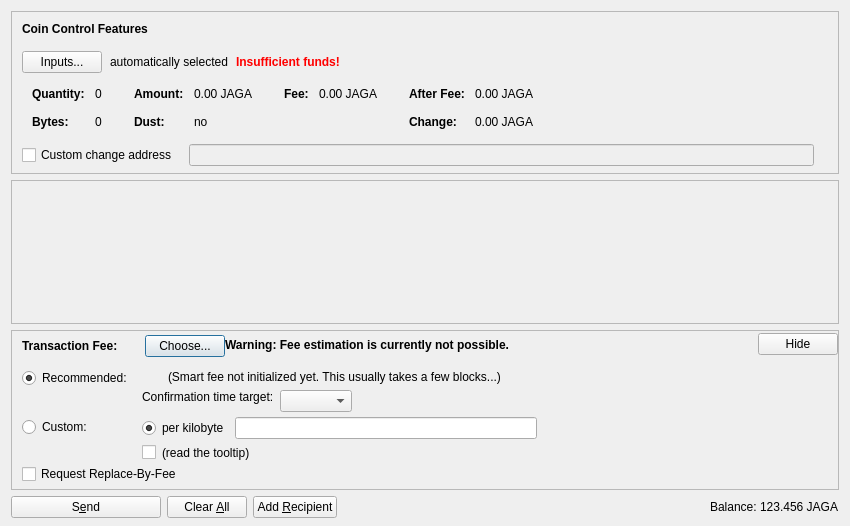
<?xml version="1.0" encoding="UTF-8"?>
<ui version="4.0">
 <class>SendCoinsDialog</class>
 <widget class="QDialog" name="SendCoinsDialog">
  <property name="geometry">
   <rect>
    <x>0</x>
    <y>0</y>
    <width>850</width>
    <height>526</height>
   </rect>
  </property>
  <property name="windowTitle">
   <string>Send Coins</string>
  </property>
  <layout class="QVBoxLayout" name="verticalLayout" stretch="0,1,0,0">
   <property name="bottomMargin">
    <number>8</number>
   </property>
   <item>
    <widget class="QFrame" name="frameCoinControl">
     <property name="sizePolicy">
      <sizepolicy hsizetype="Expanding" vsizetype="Expanding">
       <horstretch>0</horstretch>
       <verstretch>0</verstretch>
      </sizepolicy>
     </property>
     <property name="maximumSize">
      <size>
       <width>16777215</width>
       <height>16777215</height>
      </size>
     </property>
     <property name="frameShape">
      <enum>QFrame::StyledPanel</enum>
     </property>
     <property name="frameShadow">
      <enum>QFrame::Sunken</enum>
     </property>
     <layout class="QVBoxLayout" name="verticalLayoutCoinControl2">
      <property name="spacing">
       <number>0</number>
      </property>
      <property name="leftMargin">
       <number>0</number>
      </property>
      <property name="topMargin">
       <number>0</number>
      </property>
      <property name="rightMargin">
       <number>0</number>
      </property>
      <property name="bottomMargin">
       <number>6</number>
      </property>
      <item>
       <layout class="QVBoxLayout" name="verticalLayoutCoinControl" stretch="0,0,0,0,1">
        <property name="spacing">
         <number>0</number>
        </property>
        <property name="leftMargin">
         <number>10</number>
        </property>
        <property name="topMargin">
         <number>10</number>
        </property>
        <item>
         <layout class="QHBoxLayout" name="horizontalLayoutCoinControl1">
          <property name="bottomMargin">
           <number>15</number>
          </property>
          <item>
           <widget class="QLabel" name="labelCoinControlFeatures">
            <property name="sizePolicy">
             <sizepolicy hsizetype="Preferred" vsizetype="Maximum">
              <horstretch>0</horstretch>
              <verstretch>0</verstretch>
             </sizepolicy>
            </property>
            <property name="font">
             <font>
              <weight>75</weight>
              <bold>true</bold>
             </font>
            </property>
            <property name="styleSheet">
             <string notr="true">font-weight:bold;</string>
            </property>
            <property name="text">
             <string>Coin Control Features</string>
            </property>
           </widget>
          </item>
         </layout>
        </item>
        <item>
         <layout class="QHBoxLayout" name="horizontalLayoutCoinControl2" stretch="0,0,0,0">
          <property name="spacing">
           <number>8</number>
          </property>
          <property name="bottomMargin">
           <number>10</number>
          </property>
          <item>
           <widget class="QPushButton" name="pushButtonCoinControl">
            <property name="styleSheet">
             <string notr="true"/>
            </property>
            <property name="text">
             <string>Inputs...</string>
            </property>
            <property name="autoDefault">
             <bool>false</bool>
            </property>
           </widget>
          </item>
          <item>
           <widget class="QLabel" name="labelCoinControlAutomaticallySelected">
            <property name="text">
             <string>automatically selected</string>
            </property>
            <property name="margin">
             <number>5</number>
            </property>
           </widget>
          </item>
          <item>
           <widget class="QLabel" name="labelCoinControlInsuffFunds">
            <property name="font">
             <font>
              <weight>75</weight>
              <bold>true</bold>
             </font>
            </property>
            <property name="styleSheet">
             <string notr="true">color:red;font-weight:bold;</string>
            </property>
            <property name="text">
             <string>Insufficient funds!</string>
            </property>
            <property name="margin">
             <number>5</number>
            </property>
           </widget>
          </item>
          <item>
           <spacer name="horizontalSpacerCoinControl">
            <property name="orientation">
             <enum>Qt::Horizontal</enum>
            </property>
            <property name="sizeHint" stdset="0">
             <size>
              <width>40</width>
              <height>1</height>
             </size>
            </property>
           </spacer>
          </item>
         </layout>
        </item>
        <item>
         <widget class="QWidget" name="widgetCoinControl" native="true">
          <property name="sizePolicy">
           <sizepolicy hsizetype="Preferred" vsizetype="Preferred">
            <horstretch>0</horstretch>
            <verstretch>0</verstretch>
           </sizepolicy>
          </property>
          <property name="minimumSize">
           <size>
            <width>0</width>
            <height>0</height>
           </size>
          </property>
          <property name="styleSheet">
           <string notr="true"/>
          </property>
          <layout class="QHBoxLayout" name="horizontalLayoutCoinControl5">
           <property name="leftMargin">
            <number>0</number>
           </property>
           <property name="topMargin">
            <number>0</number>
           </property>
           <property name="rightMargin">
            <number>0</number>
           </property>
           <property name="bottomMargin">
            <number>0</number>
           </property>
           <item>
            <layout class="QHBoxLayout" name="horizontalLayoutCoinControl3" stretch="0,0,0,1">
             <property name="spacing">
              <number>20</number>
             </property>
             <property name="topMargin">
              <number>0</number>
             </property>
             <property name="bottomMargin">
              <number>10</number>
             </property>
             <item>
              <layout class="QFormLayout" name="formLayoutCoinControl1">
               <property name="horizontalSpacing">
                <number>10</number>
               </property>
               <property name="verticalSpacing">
                <number>14</number>
               </property>
               <property name="leftMargin">
                <number>10</number>
               </property>
               <property name="topMargin">
                <number>4</number>
               </property>
               <property name="rightMargin">
                <number>6</number>
               </property>
               <item row="0" column="0">
                <widget class="QLabel" name="labelCoinControlQuantityText">
                 <property name="font">
                  <font>
                   <weight>75</weight>
                   <bold>true</bold>
                  </font>
                 </property>
                 <property name="text">
                  <string>Quantity:</string>
                 </property>
                 <property name="margin">
                  <number>0</number>
                 </property>
                </widget>
               </item>
               <item row="0" column="1">
                <widget class="QLabel" name="labelCoinControlQuantity">
                 <property name="cursor">
                  <cursorShape>IBeamCursor</cursorShape>
                 </property>
                 <property name="contextMenuPolicy">
                  <enum>Qt::ActionsContextMenu</enum>
                 </property>
                 <property name="text">
                  <string notr="true">0</string>
                 </property>
                 <property name="margin">
                  <number>0</number>
                 </property>
                 <property name="textInteractionFlags">
                  <set>Qt::LinksAccessibleByMouse|Qt::TextSelectableByKeyboard|Qt::TextSelectableByMouse</set>
                 </property>
                </widget>
               </item>
               <item row="1" column="0">
                <widget class="QLabel" name="labelCoinControlBytesText">
                 <property name="font">
                  <font>
                   <weight>75</weight>
                   <bold>true</bold>
                  </font>
                 </property>
                 <property name="text">
                  <string>Bytes:</string>
                 </property>
                </widget>
               </item>
               <item row="1" column="1">
                <widget class="QLabel" name="labelCoinControlBytes">
                 <property name="cursor">
                  <cursorShape>IBeamCursor</cursorShape>
                 </property>
                 <property name="contextMenuPolicy">
                  <enum>Qt::ActionsContextMenu</enum>
                 </property>
                 <property name="text">
                  <string notr="true">0</string>
                 </property>
                 <property name="textInteractionFlags">
                  <set>Qt::LinksAccessibleByMouse|Qt::TextSelectableByKeyboard|Qt::TextSelectableByMouse</set>
                 </property>
                </widget>
               </item>
              </layout>
             </item>
             <item>
              <layout class="QFormLayout" name="formLayoutCoinControl2">
               <property name="horizontalSpacing">
                <number>10</number>
               </property>
               <property name="verticalSpacing">
                <number>14</number>
               </property>
               <property name="leftMargin">
                <number>6</number>
               </property>
               <property name="topMargin">
                <number>4</number>
               </property>
               <property name="rightMargin">
                <number>6</number>
               </property>
               <item row="0" column="0">
                <widget class="QLabel" name="labelCoinControlAmountText">
                 <property name="font">
                  <font>
                   <weight>75</weight>
                   <bold>true</bold>
                  </font>
                 </property>
                 <property name="text">
                  <string>Amount:</string>
                 </property>
                 <property name="margin">
                  <number>0</number>
                 </property>
                </widget>
               </item>
               <item row="0" column="1">
                <widget class="QLabel" name="labelCoinControlAmount">
                 <property name="cursor">
                  <cursorShape>IBeamCursor</cursorShape>
                 </property>
                 <property name="contextMenuPolicy">
                  <enum>Qt::ActionsContextMenu</enum>
                 </property>
                 <property name="text">
                  <string notr="true">0.00 JAGA</string>
                 </property>
                 <property name="textInteractionFlags">
                  <set>Qt::LinksAccessibleByMouse|Qt::TextSelectableByKeyboard|Qt::TextSelectableByMouse</set>
                 </property>
                </widget>
               </item>
               <item row="1" column="0">
                <widget class="QLabel" name="labelCoinControlLowOutputText">
                 <property name="font">
                  <font>
                   <weight>75</weight>
                   <bold>true</bold>
                  </font>
                 </property>
                 <property name="text">
                  <string>Dust:</string>
                 </property>
                </widget>
               </item>
               <item row="1" column="1">
                <widget class="QLabel" name="labelCoinControlLowOutput">
                 <property name="cursor">
                  <cursorShape>IBeamCursor</cursorShape>
                 </property>
                 <property name="contextMenuPolicy">
                  <enum>Qt::ActionsContextMenu</enum>
                 </property>
                 <property name="text">
                  <string notr="true">no</string>
                 </property>
                 <property name="textInteractionFlags">
                  <set>Qt::LinksAccessibleByMouse|Qt::TextSelectableByKeyboard|Qt::TextSelectableByMouse</set>
                 </property>
                </widget>
               </item>
              </layout>
             </item>
             <item>
              <layout class="QFormLayout" name="formLayoutCoinControl3">
               <property name="horizontalSpacing">
                <number>10</number>
               </property>
               <property name="verticalSpacing">
                <number>14</number>
               </property>
               <property name="leftMargin">
                <number>6</number>
               </property>
               <property name="topMargin">
                <number>4</number>
               </property>
               <property name="rightMargin">
                <number>6</number>
               </property>
               <item row="0" column="0">
                <widget class="QLabel" name="labelCoinControlFeeText">
                 <property name="font">
                  <font>
                   <weight>75</weight>
                   <bold>true</bold>
                  </font>
                 </property>
                 <property name="text">
                  <string>Fee:</string>
                 </property>
                 <property name="margin">
                  <number>0</number>
                 </property>
                </widget>
               </item>
               <item row="0" column="1">
                <widget class="QLabel" name="labelCoinControlFee">
                 <property name="cursor">
                  <cursorShape>IBeamCursor</cursorShape>
                 </property>
                 <property name="contextMenuPolicy">
                  <enum>Qt::ActionsContextMenu</enum>
                 </property>
                 <property name="text">
                  <string notr="true">0.00 JAGA</string>
                 </property>
                 <property name="textInteractionFlags">
                  <set>Qt::LinksAccessibleByMouse|Qt::TextSelectableByKeyboard|Qt::TextSelectableByMouse</set>
                 </property>
                </widget>
               </item>
              </layout>
             </item>
             <item>
              <layout class="QFormLayout" name="formLayoutCoinControl4">
               <property name="horizontalSpacing">
                <number>10</number>
               </property>
               <property name="verticalSpacing">
                <number>14</number>
               </property>
               <property name="leftMargin">
                <number>6</number>
               </property>
               <property name="topMargin">
                <number>4</number>
               </property>
               <property name="rightMargin">
                <number>6</number>
               </property>
               <item row="0" column="0">
                <widget class="QLabel" name="labelCoinControlAfterFeeText">
                 <property name="font">
                  <font>
                   <weight>75</weight>
                   <bold>true</bold>
                  </font>
                 </property>
                 <property name="text">
                  <string>After Fee:</string>
                 </property>
                 <property name="margin">
                  <number>0</number>
                 </property>
                </widget>
               </item>
               <item row="0" column="1">
                <widget class="QLabel" name="labelCoinControlAfterFee">
                 <property name="cursor">
                  <cursorShape>IBeamCursor</cursorShape>
                 </property>
                 <property name="contextMenuPolicy">
                  <enum>Qt::ActionsContextMenu</enum>
                 </property>
                 <property name="text">
                  <string notr="true">0.00 JAGA</string>
                 </property>
                 <property name="textInteractionFlags">
                  <set>Qt::LinksAccessibleByMouse|Qt::TextSelectableByKeyboard|Qt::TextSelectableByMouse</set>
                 </property>
                </widget>
               </item>
               <item row="1" column="0">
                <widget class="QLabel" name="labelCoinControlChangeText">
                 <property name="font">
                  <font>
                   <weight>75</weight>
                   <bold>true</bold>
                  </font>
                 </property>
                 <property name="text">
                  <string>Change:</string>
                 </property>
                </widget>
               </item>
               <item row="1" column="1">
                <widget class="QLabel" name="labelCoinControlChange">
                 <property name="cursor">
                  <cursorShape>IBeamCursor</cursorShape>
                 </property>
                 <property name="contextMenuPolicy">
                  <enum>Qt::ActionsContextMenu</enum>
                 </property>
                 <property name="text">
                  <string notr="true">0.00 JAGA</string>
                 </property>
                 <property name="textInteractionFlags">
                  <set>Qt::LinksAccessibleByMouse|Qt::TextSelectableByKeyboard|Qt::TextSelectableByMouse</set>
                 </property>
                </widget>
               </item>
              </layout>
             </item>
            </layout>
           </item>
          </layout>
         </widget>
        </item>
        <item>
         <layout class="QHBoxLayout" name="horizontalLayoutCoinControl4" stretch="0,0,0">
          <property name="spacing">
           <number>12</number>
          </property>
          <property name="sizeConstraint">
           <enum>QLayout::SetDefaultConstraint</enum>
          </property>
          <property name="topMargin">
           <number>5</number>
          </property>
          <property name="rightMargin">
           <number>5</number>
          </property>
          <item>
           <widget class="QCheckBox" name="checkBoxCoinControlChange">
            <property name="toolTip">
             <string>If this is activated, but the change address is empty or invalid, change will be sent to a newly generated address.</string>
            </property>
            <property name="text">
             <string>Custom change address</string>
            </property>
           </widget>
          </item>
          <item>
           <widget class="QValidatedLineEdit" name="lineEditCoinControlChange">
            <property name="enabled">
             <bool>false</bool>
            </property>
            <property name="sizePolicy">
             <sizepolicy hsizetype="Expanding" vsizetype="Fixed">
              <horstretch>0</horstretch>
              <verstretch>0</verstretch>
             </sizepolicy>
            </property>
           </widget>
          </item>
          <item>
           <widget class="QLabel" name="labelCoinControlChangeLabel">
            <property name="sizePolicy">
             <sizepolicy hsizetype="Preferred" vsizetype="Expanding">
              <horstretch>0</horstretch>
              <verstretch>0</verstretch>
             </sizepolicy>
            </property>
            <property name="minimumSize">
             <size>
              <width>0</width>
              <height>0</height>
             </size>
            </property>
            <property name="text">
             <string/>
            </property>
            <property name="margin">
             <number>3</number>
            </property>
           </widget>
          </item>
         </layout>
        </item>
        <item>
         <spacer name="verticalSpacerCoinControl">
          <property name="orientation">
           <enum>Qt::Vertical</enum>
          </property>
          <property name="sizeHint" stdset="0">
           <size>
            <width>800</width>
            <height>1</height>
           </size>
          </property>
         </spacer>
        </item>
       </layout>
      </item>
     </layout>
    </widget>
   </item>
   <item>
    <widget class="QScrollArea" name="scrollArea">
     <property name="widgetResizable">
      <bool>true</bool>
     </property>
     <widget class="QWidget" name="scrollAreaWidgetContents">
      <property name="geometry">
       <rect>
        <x>0</x>
        <y>0</y>
        <width>830</width>
        <height>104</height>
       </rect>
      </property>
      <layout class="QVBoxLayout" name="verticalLayout_2" stretch="0,1">
       <property name="leftMargin">
        <number>0</number>
       </property>
       <property name="topMargin">
        <number>0</number>
       </property>
       <property name="rightMargin">
        <number>0</number>
       </property>
       <property name="bottomMargin">
        <number>0</number>
       </property>
       <item>
        <layout class="QVBoxLayout" name="entries">
         <property name="spacing">
          <number>6</number>
         </property>
        </layout>
       </item>
       <item>
        <spacer name="verticalSpacer">
         <property name="orientation">
          <enum>Qt::Vertical</enum>
         </property>
         <property name="sizeHint" stdset="0">
          <size>
           <width>20</width>
           <height>40</height>
          </size>
         </property>
        </spacer>
       </item>
      </layout>
     </widget>
    </widget>
   </item>
   <item>
    <widget class="QFrame" name="frameFee">
     <property name="sizePolicy">
      <sizepolicy hsizetype="Expanding" vsizetype="Expanding">
       <horstretch>0</horstretch>
       <verstretch>0</verstretch>
      </sizepolicy>
     </property>
     <property name="maximumSize">
      <size>
       <width>16777215</width>
       <height>16777215</height>
      </size>
     </property>
     <property name="frameShape">
      <enum>QFrame::StyledPanel</enum>
     </property>
     <property name="frameShadow">
      <enum>QFrame::Sunken</enum>
     </property>
     <layout class="QVBoxLayout" name="verticalLayoutFee1">
      <property name="spacing">
       <number>0</number>
      </property>
      <property name="leftMargin">
       <number>0</number>
      </property>
      <property name="topMargin">
       <number>0</number>
      </property>
      <property name="rightMargin">
       <number>0</number>
      </property>
      <property name="bottomMargin">
       <number>0</number>
      </property>
      <item>
       <layout class="QVBoxLayout" name="verticalLayoutFee2" stretch="0,0,0">
        <property name="spacing">
         <number>0</number>
        </property>
        <property name="leftMargin">
         <number>10</number>
        </property>
        <property name="topMargin">
         <number>0</number>
        </property>
        <item>
         <layout class="QHBoxLayout" name="horizontalLayoutFee1">
          <property name="bottomMargin">
           <number>0</number>
          </property>
          <item>
           <layout class="QVBoxLayout" name="verticalLayoutFee7">
            <property name="spacing">
             <number>0</number>
            </property>
            <item>
             <spacer name="verticalSpacerSmartFee">
              <property name="orientation">
               <enum>Qt::Vertical</enum>
              </property>
              <property name="sizeType">
               <enum>QSizePolicy::Fixed</enum>
              </property>
              <property name="sizeHint" stdset="0">
               <size>
                <width>1</width>
                <height>4</height>
               </size>
              </property>
             </spacer>
            </item>
            <item>
             <layout class="QHBoxLayout" name="horizontalLayoutSmartFee">
              <property name="spacing">
               <number>10</number>
              </property>
              <item>
               <widget class="QLabel" name="labelFeeHeadline">
                <property name="sizePolicy">
                 <sizepolicy hsizetype="Preferred" vsizetype="Maximum">
                  <horstretch>0</horstretch>
                  <verstretch>0</verstretch>
                 </sizepolicy>
                </property>
                <property name="font">
                 <font>
                  <weight>75</weight>
                  <bold>true</bold>
                 </font>
                </property>
                <property name="styleSheet">
                 <string notr="true">font-weight:bold;</string>
                </property>
                <property name="text">
                 <string>Transaction Fee:</string>
                </property>
               </widget>
              </item>
              <item>
               <widget class="QLabel" name="labelFeeMinimized">
                <property name="text">
                 <string/>
                </property>
               </widget>
              </item>
              <item>
               <widget class="QPushButton" name="buttonChooseFee">
                <property name="text">
                 <string>Choose...</string>
                </property>
               </widget>
              </item>
             </layout>
            </item>
            <item>
             <spacer name="verticalSpacer_5">
              <property name="orientation">
               <enum>Qt::Vertical</enum>
              </property>
              <property name="sizeHint" stdset="0">
               <size>
                <width>1</width>
                <height>1</height>
               </size>
              </property>
             </spacer>
            </item>
           </layout>
          </item>
          <item>
           <widget class="QLabel" name="fallbackFeeWarningLabel">
            <property name="toolTip">
             <string>Using the fallbackfee can result in sending a transaction that will take several hours or days (or never) to confirm. Consider choosing your fee manually or wait until you have validated the complete chain.</string>
            </property>
            <property name="font">
            <font>
                <weight>75</weight>
                <bold>true</bold>
            </font>
            </property>
            <property name="text">
             <string>Warning: Fee estimation is currently not possible.</string>
            </property>
            <property name="wordWrap">
             <bool>false</bool>
            </property>
           </widget>
          </item>
          <item>
           <spacer name="horizontalSpacer_4">
            <property name="orientation">
             <enum>Qt::Horizontal</enum>
            </property>
            <property name="sizeType">
             <enum>QSizePolicy::MinimumExpanding</enum>
            </property>
            <property name="sizeHint" stdset="0">
             <size>
              <width>40</width>
              <height>20</height>
             </size>
            </property>
           </spacer>
          </item>
          <item>
           <widget class="QPushButton" name="buttonMinimizeFee">
            <property name="toolTip">
             <string>collapse fee-settings</string>
            </property>
            <property name="text">
             <string>Hide</string>
            </property>
           </widget>
          </item>
         </layout>
        </item>
        <item>
         <widget class="QFrame" name="frameFeeSelection">
          <layout class="QVBoxLayout" name="verticalLayoutFee12">
           <property name="spacing">
            <number>0</number>
           </property>
           <property name="leftMargin">
            <number>0</number>
           </property>
           <property name="topMargin">
            <number>0</number>
           </property>
           <property name="rightMargin">
            <number>0</number>
           </property>
           <property name="bottomMargin">
            <number>0</number>
           </property>
           <item>
            <layout class="QGridLayout" name="gridLayoutFee">
             <property name="topMargin">
              <number>10</number>
             </property>
             <property name="bottomMargin">
              <number>4</number>
             </property>
             <property name="horizontalSpacing">
              <number>10</number>
             </property>
             <property name="verticalSpacing">
              <number>4</number>
             </property>
             <item row="1" column="1">
              <layout class="QVBoxLayout" name="verticalLayoutFee8">
               <property name="spacing">
                <number>6</number>
               </property>
               <item>
                <layout class="QHBoxLayout" name="horizontalLayoutFee13">
                 <item>
                  <widget class="QRadioButton" name="radioCustomPerKilobyte">
                   <property name="toolTip">
                    <string>If the custom fee is set to 1000 satoshis and the transaction is only 250 bytes, then &quot;per kilobyte&quot; only pays 250 satoshis in fee, while &quot;total at least&quot; pays 1000 satoshis. For transactions bigger than a kilobyte both pay by kilobyte.</string>
                   </property>
                   <property name="text">
                    <string>per kilobyte</string>
                   </property>
                   <property name="checked">
                    <bool>true</bool>
                   </property>
                   <attribute name="buttonGroup">
                    <string notr="true">groupCustomFee</string>
                   </attribute>
                  </widget>
                 </item>
                 <item>
                  <widget class="BitcoinAmountField" name="customFee"/>
                 </item>
                 <item>
                  <spacer name="horizontalSpacer_6">
                   <property name="orientation">
                    <enum>Qt::Horizontal</enum>
                   </property>
                   <property name="sizeHint" stdset="0">
                    <size>
                     <width>1</width>
                     <height>1</height>
                    </size>
                   </property>
                  </spacer>
                 </item>
                </layout>
               </item>
               <item>
                <layout class="QHBoxLayout" name="horizontalLayoutFee8">
                 <item>
                  <widget class="QCheckBox" name="checkBoxMinimumFee">
                   <property name="toolTip">
                    <string>Paying only the minimum fee is just fine as long as there is less transaction volume than space in the blocks. But be aware that this can end up in a never confirming transaction once there is more demand for jagaricoin transactions than the network can process.</string>
                   </property>
                   <property name="text">
                    <string/>
                   </property>
                  </widget>
                 </item>
                 <item>
                  <widget class="QLabel" name="labelMinFeeWarning">
                   <property name="enabled">
                    <bool>true</bool>
                   </property>
                   <property name="toolTip">
                    <string>Paying only the minimum fee is just fine as long as there is less transaction volume than space in the blocks. But be aware that this can end up in a never confirming transaction once there is more demand for jagaricoin transactions than the network can process.</string>
                   </property>
                   <property name="text">
                    <string>(read the tooltip)</string>
                   </property>
                   <property name="margin">
                    <number>5</number>
                   </property>
                  </widget>
                 </item>
                 <item>
                  <spacer name="horizontalSpacer_2">
                   <property name="orientation">
                    <enum>Qt::Horizontal</enum>
                   </property>
                   <property name="sizeHint" stdset="0">
                    <size>
                     <width>1</width>
                     <height>1</height>
                    </size>
                   </property>
                  </spacer>
                 </item>
                </layout>
               </item>
              </layout>
             </item>
             <item row="0" column="0">
              <layout class="QVBoxLayout" name="verticalLayoutFee4" stretch="0,1">
               <item>
                <widget class="QRadioButton" name="radioSmartFee">
                 <property name="text">
                  <string>Recommended:</string>
                 </property>
                 <property name="checked">
                  <bool>true</bool>
                 </property>
                 <attribute name="buttonGroup">
                  <string notr="true">groupFee</string>
                 </attribute>
                </widget>
               </item>
               <item>
                <spacer name="verticalSpacer_2">
                 <property name="orientation">
                  <enum>Qt::Vertical</enum>
                 </property>
                 <property name="sizeHint" stdset="0">
                  <size>
                   <width>1</width>
                   <height>1</height>
                  </size>
                 </property>
                </spacer>
               </item>
              </layout>
             </item>
             <item row="1" column="0">
              <layout class="QVBoxLayout" name="verticalLayoutFee9" stretch="0,1">
               <item>
                <widget class="QRadioButton" name="radioCustomFee">
                 <property name="text">
                  <string>Custom:</string>
                 </property>
                 <attribute name="buttonGroup">
                  <string notr="true">groupFee</string>
                 </attribute>
                </widget>
               </item>
               <item>
                <spacer name="verticalSpacer_6">
                 <property name="orientation">
                  <enum>Qt::Vertical</enum>
                 </property>
                 <property name="sizeHint" stdset="0">
                  <size>
                   <width>1</width>
                   <height>1</height>
                  </size>
                 </property>
                </spacer>
               </item>
              </layout>
             </item>
             <item row="0" column="1">
              <layout class="QVBoxLayout" name="verticalLayoutFee3" stretch="0,0,1">
               <property name="spacing">
                <number>6</number>
               </property>
               <property name="topMargin">
                <number>2</number>
               </property>
               <item>
                <layout class="QHBoxLayout" name="horizontalLayoutFee12">
                 <item>
                  <widget class="QLabel" name="labelSmartFee">
                   <property name="text">
                    <string/>
                   </property>
                   <property name="margin">
                    <number>2</number>
                   </property>
                  </widget>
                 </item>
                 <item>
                  <widget class="QLabel" name="labelFeeEstimation">
                   <property name="text">
                    <string/>
                   </property>
                  </widget>
                 </item>
                 <item>
                  <widget class="QLabel" name="labelSmartFee2">
                   <property name="text">
                    <string>(Smart fee not initialized yet. This usually takes a few blocks...)</string>
                   </property>
                   <property name="margin">
                    <number>2</number>
                   </property>
                  </widget>
                 </item>
                 <item>
                  <spacer name="horizontalSpacer_5">
                   <property name="orientation">
                    <enum>Qt::Horizontal</enum>
                   </property>
                   <property name="sizeHint" stdset="0">
                    <size>
                     <width>1</width>
                     <height>1</height>
                    </size>
                   </property>
                  </spacer>
                 </item>
                </layout>
               </item>
               <item>
                <layout class="QHBoxLayout" name="horizontalLayoutFee9">
                 <item>
                  <layout class="QVBoxLayout" name="verticalLayoutFee6">
                   <item>
                    <widget class="QLabel" name="labelSmartFee3">
                     <property name="text">
                      <string>Confirmation time target:</string>
                     </property>
                     <property name="margin">
                      <number>2</number>
                     </property>
                    </widget>
                   </item>
                   <item>
                    <spacer name="verticalSpacer_3">
                     <property name="orientation">
                      <enum>Qt::Vertical</enum>
                     </property>
                     <property name="sizeHint" stdset="0">
                      <size>
                       <width>1</width>
                       <height>1</height>
                      </size>
                     </property>
                    </spacer>
                   </item>
                  </layout>
                 </item>
                 <item>
                  <layout class="QVBoxLayout" name="verticalLayoutFee5">
                   <property name="rightMargin">
                    <number>30</number>
                   </property>
                   <item>
                    <layout class="QHBoxLayout" name="horizontalLayoutConfTarget">
                     <property name="bottomMargin">
                      <number>0</number>
                     </property>
                     <item>
                      <widget class="QComboBox" name="confTargetSelector"/>
                     </item>
                     <item>
                      <spacer name="horizontalSpacerConfTarget">
                       <property name="orientation">
                        <enum>Qt::Horizontal</enum>
                       </property>
                       <property name="sizeHint" stdset="0">
                        <size>
                         <width>40</width>
                         <height>20</height>
                        </size>
                       </property>
                      </spacer>
                     </item>
                    </layout>
                   </item>
                  </layout>
                 </item>
                </layout>
               </item>
               <item>
                <spacer name="verticalSpacer_4">
                 <property name="orientation">
                  <enum>Qt::Vertical</enum>
                 </property>
                 <property name="sizeHint" stdset="0">
                  <size>
                   <width>1</width>
                   <height>1</height>
                  </size>
                 </property>
                </spacer>
               </item>
              </layout>
             </item>
            </layout>
           </item>
           <item>
            <widget class="QCheckBox" name="optInRBF">
             <property name="text">
              <string>Request Replace-By-Fee</string>
             </property>
             <property name="toolTip">
              <string>Indicates that the sender may wish to replace this transaction with a new one paying higher fees (prior to being confirmed).</string>
             </property>
            </widget>
           </item>
          </layout>
         </widget>
        </item>
        <item>
         <spacer name="verticalSpacerFee">
          <property name="orientation">
           <enum>Qt::Vertical</enum>
          </property>
          <property name="sizeHint" stdset="0">
           <size>
            <width>40</width>
            <height>5</height>
           </size>
          </property>
         </spacer>
        </item>
       </layout>
      </item>
     </layout>
    </widget>
   </item>
   <item>
    <layout class="QHBoxLayout" name="horizontalLayout">
     <item>
      <widget class="QPushButton" name="sendButton">
       <property name="minimumSize">
        <size>
         <width>150</width>
         <height>0</height>
        </size>
       </property>
       <property name="toolTip">
        <string>Confirm the send action</string>
       </property>
       <property name="text">
        <string>S&amp;end</string>
       </property>
       <property name="icon">
        <iconset resource="../bitcoin.qrc">
         <normaloff>:/icons/send</normaloff>:/icons/send</iconset>
       </property>
       <property name="autoDefault">
        <bool>false</bool>
       </property>
       <property name="default">
        <bool>false</bool>
       </property>
      </widget>
     </item>
     <item>
      <widget class="QPushButton" name="clearButton">
       <property name="sizePolicy">
        <sizepolicy hsizetype="Minimum" vsizetype="Fixed">
         <horstretch>0</horstretch>
         <verstretch>0</verstretch>
        </sizepolicy>
       </property>
       <property name="toolTip">
        <string>Clear all fields of the form.</string>
       </property>
       <property name="text">
        <string>Clear &amp;All</string>
       </property>
       <property name="icon">
        <iconset resource="../bitcoin.qrc">
         <normaloff>:/icons/remove</normaloff>:/icons/remove</iconset>
       </property>
       <property name="autoDefault">
        <bool>false</bool>
       </property>
      </widget>
     </item>
     <item>
      <widget class="QPushButton" name="addButton">
       <property name="toolTip">
        <string>Send to multiple recipients at once</string>
       </property>
       <property name="text">
        <string>Add &amp;Recipient</string>
       </property>
       <property name="icon">
        <iconset resource="../bitcoin.qrc">
         <normaloff>:/icons/add</normaloff>:/icons/add</iconset>
       </property>
       <property name="autoDefault">
        <bool>false</bool>
       </property>
      </widget>
     </item>
     <item>
      <spacer name="horizontalSpacer">
       <property name="orientation">
        <enum>Qt::Horizontal</enum>
       </property>
       <property name="sizeHint" stdset="0">
        <size>
         <width>40</width>
         <height>20</height>
        </size>
       </property>
      </spacer>
     </item>
     <item>
      <layout class="QHBoxLayout" name="horizontalLayout_2">
       <property name="spacing">
        <number>3</number>
       </property>
       <item>
        <widget class="QLabel" name="label">
         <property name="sizePolicy">
          <sizepolicy hsizetype="Preferred" vsizetype="Fixed">
           <horstretch>0</horstretch>
           <verstretch>0</verstretch>
          </sizepolicy>
         </property>
         <property name="text">
          <string>Balance:</string>
         </property>
        </widget>
       </item>
       <item>
        <widget class="QLabel" name="labelBalance">
         <property name="sizePolicy">
          <sizepolicy hsizetype="Preferred" vsizetype="Fixed">
           <horstretch>0</horstretch>
           <verstretch>0</verstretch>
          </sizepolicy>
         </property>
         <property name="cursor">
          <cursorShape>IBeamCursor</cursorShape>
         </property>
         <property name="text">
          <string notr="true">123.456 JAGA</string>
         </property>
         <property name="textInteractionFlags">
          <set>Qt::LinksAccessibleByMouse|Qt::TextSelectableByKeyboard|Qt::TextSelectableByMouse</set>
         </property>
        </widget>
       </item>
      </layout>
     </item>
    </layout>
   </item>
  </layout>
 </widget>
 <customwidgets>
  <customwidget>
   <class>QValidatedLineEdit</class>
   <extends>QLineEdit</extends>
   <header>qvalidatedlineedit.h</header>
  </customwidget>
  <customwidget>
   <class>BitcoinAmountField</class>
   <extends>QLineEdit</extends>
   <header>bitcoinamountfield.h</header>
   <container>1</container>
  </customwidget>
 </customwidgets>
 <resources>
  <include location="../bitcoin.qrc"/>
 </resources>
 <connections/>
 <buttongroups>
  <buttongroup name="groupFee"/>
  <buttongroup name="groupCustomFee"/>
 </buttongroups>
</ui>
